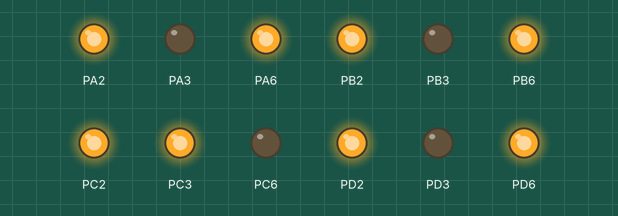
A program run on a simulated ATmega32, built with avr-gcc and emulated at 1 MHz. On the bench: output pins drawn as LEDs (lit = HIGH). At 5.9 s the program stops and its outputs stay as they are.

Above: at 0.1 s.
At 0.7 s:
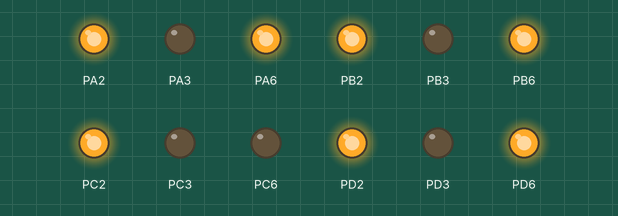
At 1.4 s:
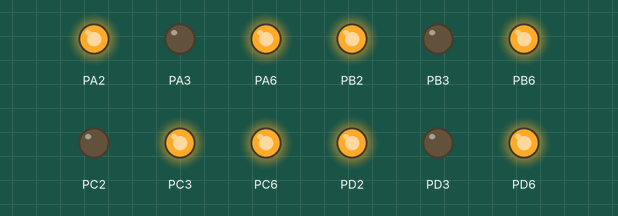
At 2.7 s:
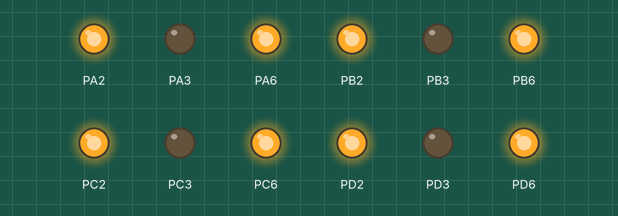
At 5.3 s:
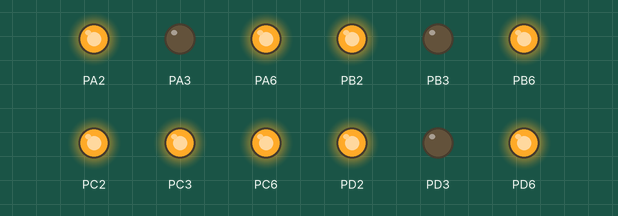
Timing chart, 0 to 6.8 s (numbered marks = the images above):
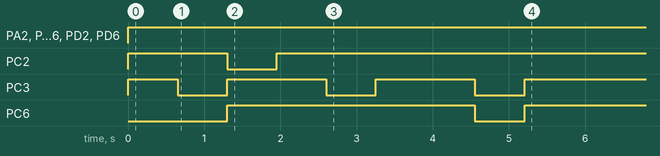

The program:

main.c
```c
/*
 * main.c
 *
 *  Created on: Oct 3, 2023
 *      Author: Alaraby
 */

#include <util/delay.h>
#include "stdTypes.h"
#include "Error_State.h"
#include "DIO_int.h"
int main(void)
{
	u8 Segment[]={0x3F,0x06,0x5B,
				  0x4F,0x66,0x6D,0x7D,
				  0x07,0x7F,0x6F
					 },segment_counter=0;
	DIO_enuInit();
	DIO_enuInit();
	while(1)
	{
		if(segment_counter<=8){
		DIO_enuSet_PortValue(DIO_u8PORTC,Segment[segment_counter]);
		_delay_ms(500);
		segment_counter++;
		}
	}

	return 0;
}
```

Error_State.h
```c
/*
 * Error_State.h
 *
 *  Created on: Oct 3, 2023
 *      Author: Alaraby
 */
#ifndef ERROR_STATE_H_
#define ERROR_STATE_H_

typedef enum
{
	ES_OK,
	ES_NOK,
	ES_NULL_POINTER,
	ES_OUT_OF_RANGE
}ES_t;

#endif
```

DIO_config.h
```c
/*
 * DIO_config.h
 *
 *  Created on: Oct 3, 2023
 *      Author: Alaraby
 */
#ifndef  DIO_CONFIG_H_
#define  DIO_CONFIG_H_

#define PORTA_PIN0_DIR INPUT
#define PORTA_PIN1_DIR INPUT
#define PORTA_PIN2_DIR OUTPUT
#define PORTA_PIN3_DIR OUTPUT
#define PORTA_PIN4_DIR INPUT
#define PORTA_PIN5_DIR INPUT
#define PORTA_PIN6_DIR OUTPUT
#define PORTA_PIN7_DIR INPUT

#define PORTB_PIN0_DIR INPUT
#define PORTB_PIN1_DIR INPUT
#define PORTB_PIN2_DIR OUTPUT
#define PORTB_PIN3_DIR OUTPUT
#define PORTB_PIN4_DIR INPUT
#define PORTB_PIN5_DIR INPUT
#define PORTB_PIN6_DIR OUTPUT
#define PORTB_PIN7_DIR INPUT

#define PORTC_PIN0_DIR INPUT
#define PORTC_PIN1_DIR INPUT
#define PORTC_PIN2_DIR OUTPUT
#define PORTC_PIN3_DIR OUTPUT
#define PORTC_PIN4_DIR INPUT
#define PORTC_PIN5_DIR INPUT
#define PORTC_PIN6_DIR OUTPUT
#define PORTC_PIN7_DIR INPUT

#define PORTD_PIN0_DIR INPUT
#define PORTD_PIN1_DIR INPUT
#define PORTD_PIN2_DIR OUTPUT
#define PORTD_PIN3_DIR OUTPUT
#define PORTD_PIN4_DIR INPUT
#define PORTD_PIN5_DIR INPUT
#define PORTD_PIN6_DIR OUTPUT
#define PORTD_PIN7_DIR INPUT

#define PORTA_PIN0_VAL LOW
#define PORTA_PIN1_VAL LOW
#define PORTA_PIN2_VAL HIGH
#define PORTA_PIN3_VAL FLOAT
#define PORTA_PIN4_VAL HIGH
#define PORTA_PIN5_VAL PULLUP
#define PORTA_PIN6_VAL PULLUP
#define PORTA_PIN7_VAL FLOAT

#define PORTB_PIN0_VAL LOW
#define PORTB_PIN1_VAL LOW
#define PORTB_PIN2_VAL HIGH
#define PORTB_PIN3_VAL FLOAT
#define PORTB_PIN4_VAL HIGH
#define PORTB_PIN5_VAL PULLUP
#define PORTB_PIN6_VAL PULLUP
#define PORTB_PIN7_VAL FLOAT

#define PORTC_PIN0_VAL LOW
#define PORTC_PIN1_VAL LOW
#define PORTC_PIN2_VAL HIGH
#define PORTC_PIN3_VAL FLOAT
#define PORTC_PIN4_VAL HIGH
#define PORTC_PIN5_VAL PULLUP
#define PORTC_PIN6_VAL PULLUP
#define PORTC_PIN7_VAL FLOAT

#define PORTD_PIN0_VAL LOW
#define PORTD_PIN1_VAL LOW
#define PORTD_PIN2_VAL HIGH
#define PORTD_PIN3_VAL FLOAT
#define PORTD_PIN4_VAL HIGH
#define PORTD_PIN5_VAL PULLUP
#define PORTD_PIN6_VAL PULLUP
#define PORTD_PIN7_VAL FLOAT

#endif
```

DIO_int.h
```c
/*
 * DIO_int.h
 *
 *  Created on: Oct 3, 2023
 *      Author: Alaraby
 */
#ifndef  DIO_INT_H_
#define  DIO_INT_H_

ES_t DIO_enuInit(void);

ES_t DIO_enuSet_PortValue(u8 copy_u8PortId,u8 copy_u8PortValue);
ES_t DIO_enuSet_PortDirection(u8 copy_u8PortId,u8 copy_u8PortValue);
ES_t DIO_enuget_PortValue(u8 copy_u8PortId,u8 *copy_pu8PortValue);
ES_t DIO_enuToggle_PortValue(u8 copy_u8PortId);


ES_t DIO_enuSet_PinValue(u8 copy_u8PortId,u8 copy_u8PinId,u8 copy_u8PinValue);
ES_t DIO_enuSet_PinDirection(u8 copy_u8PortId,u8 copy_u8PinId,u8 copy_u8PinValue);
ES_t DIO_enuget_PinValue(u8 copy_u8PortId,u8 copy_u8PinId,u8 *copy_pu8PinValue);
ES_t DIO_enuToggle_PinValue(u8 copy_u8PortId,u8 copy_u8PinId);
#define DIO_u8PORTA  0
#define DIO_u8PORTB  1
#define DIO_u8PORTC  2
#define DIO_u8PORTD  3

#define DIO_u8PIN0   0
#define DIO_u8PIN1   1
#define DIO_u8PIN2   2
#define DIO_u8PIN3   3
#define DIO_u8PIN4   4
#define DIO_u8PIN5   5
#define DIO_u8PIN6   6
#define DIO_u8PIN7   7

#define DIO_u8OUTPUT 1
#define DIO_u8INPUT  0

#define DIO_u8HIGH   1
#define DIO_u8LOW    0

#define DIO_u8FLOAT  0
#define DIO_u8PULLUP 1


#endif
```

DIO_private.h
```c
/*
 * DIO_private.h
 *
 *  Created on: Oct 3, 2023
 *      Author: Alaraby
 */
#ifndef  DIO_PRIVATE_H_
#define  DIO_PRIVATE_H_

#define DDRA   *((volatile u8*)0x3A)
#define PORTA  *((volatile u8*)0x3B)
#define PINA   *((volatile u8*)0x39)

#define DDRB   *((volatile u8*)0x37)
#define PORTB  *((volatile u8*)0x38)
#define PINB   *((volatile u8*)0x36)

#define DDRC   *((volatile u8*)0x34)
#define PORTC  *((volatile u8*)0x35)
#define PINC   *((volatile u8*)0x33)

#define DDRD   *((volatile u8*)0x31)
#define PORTD  *((volatile u8*)0x32)
#define PIND   *((volatile u8*)0x30)

#define INPUT  0
#define OUTPUT 1

#define HIGH   1
#define LOW    0
#define FLOAT  0
#define PULLUP 1

#define DIO_BIT_MUSK 1

#define DIO_PORTA 0
#define DIO_PORTB 1
#define DIO_PORTC 2
#define DIO_PORTD 3

#define DIO_PIN0	0
#define DIO_PIN1	1
#define DIO_PIN2	2
#define DIO_PIN3	3
#define DIO_PIN4	4
#define DIO_PIN5	5
#define DIO_PIN6	6
#define DIO_PIN7	7


#define ConcHelp(b7,b6,b5,b4,b3,b2,b1,b0)  0b##b7##b6##b5##b4##b3##b2##b1##b0
#define Conc(b7,b6,b5,b4,b3,b2,b1,b0)      ConcHelp(b7,b6,b5,b4,b3,b2,b1,b0)


#endif
```

DIO_prorg.c
```c
/*
 * DIO_prorg.c
*/

#include "stdTypes.h"
#include "Error_State.h"
#include "DIO_int.h"
#include "DIO_private.h"
#include "DIO_config.h"


ES_t DIO_enuInit(void)
{
	ES_t Local_enuErrorState = ES_NOK;

	DDRA=Conc(PORTA_PIN7_DIR,PORTA_PIN6_DIR,PORTA_PIN5_DIR,PORTA_PIN4_DIR,PORTA_PIN3_DIR,PORTA_PIN2_DIR,PORTA_PIN1_DIR,PORTA_PIN0_DIR);

	DDRB=Conc(PORTB_PIN7_DIR,PORTB_PIN6_DIR,PORTB_PIN5_DIR,PORTB_PIN4_DIR,PORTB_PIN3_DIR,PORTB_PIN2_DIR,PORTB_PIN1_DIR,PORTB_PIN0_DIR);

	DDRC=Conc(PORTC_PIN7_DIR,PORTC_PIN6_DIR,PORTC_PIN5_DIR,PORTC_PIN4_DIR,PORTC_PIN3_DIR,PORTC_PIN2_DIR,PORTC_PIN1_DIR,PORTC_PIN0_DIR);

	DDRD=Conc(PORTD_PIN7_DIR,PORTD_PIN6_DIR,PORTD_PIN5_DIR,PORTD_PIN4_DIR,PORTD_PIN3_DIR,PORTD_PIN2_DIR,PORTD_PIN1_DIR,PORTD_PIN0_DIR);

	PORTA=Conc(PORTA_PIN7_VAL,PORTA_PIN6_VAL,PORTA_PIN5_VAL,PORTA_PIN4_VAL,PORTA_PIN3_VAL,PORTA_PIN2_VAL,PORTA_PIN1_VAL,PORTA_PIN0_VAL);

	PORTB=Conc(PORTB_PIN7_VAL,PORTB_PIN6_VAL,PORTB_PIN5_VAL,PORTB_PIN4_VAL,PORTB_PIN3_VAL,PORTB_PIN2_VAL,PORTB_PIN1_VAL,PORTB_PIN0_VAL);

	PORTC=Conc(PORTC_PIN7_VAL,PORTC_PIN6_VAL,PORTC_PIN5_VAL,PORTC_PIN4_VAL,PORTC_PIN3_VAL,PORTC_PIN2_VAL,PORTC_PIN1_VAL,PORTC_PIN0_VAL);

	PORTD=Conc(PORTD_PIN7_VAL,PORTD_PIN6_VAL,PORTD_PIN5_VAL,PORTD_PIN4_VAL,PORTD_PIN3_VAL,PORTD_PIN2_VAL,PORTD_PIN1_VAL,PORTD_PIN0_VAL);

	Local_enuErrorState=ES_OK;
	return Local_enuErrorState;
}

ES_t DIO_enuSet_PortValue(u8 copy_u8PortId,u8 copy_u8PortValue)//copy_u8PortValue-->HIGH-->LOW
{
	ES_t Local_enuErrorState = ES_NOK;

	if(copy_u8PortId<=DIO_PORTD)
	{
		switch(copy_u8PortId)
		{
		case(DIO_PORTA):
			PORTA=copy_u8PortValue;
			break;
		case(DIO_PORTB):
			PORTB=copy_u8PortValue;
			break;
		case(DIO_PORTC):
			PORTC=copy_u8PortValue;
			break;
		case(DIO_PORTD):
			PORTD=copy_u8PortValue;
		    break;
		}
		Local_enuErrorState=ES_OK;

	}
	else
	{
		Local_enuErrorState=ES_OUT_OF_RANGE;
	}


	return Local_enuErrorState;
}


ES_t DIO_enuSet_PortDirection(u8 copy_u8PortId,u8 copy_u8PortValue)//copy_u8PortValue-->INPUT-->OUTPUT
{
	ES_t Local_enuErrorState = ES_NOK;

	if(copy_u8PortId<=DIO_PORTD)
	{
		switch(copy_u8PortId)
		{
		case(DIO_PORTA):
			DDRA=copy_u8PortValue;
			break;
		case(DIO_PORTB):
			DDRB=copy_u8PortValue;
			break;
		case(DIO_PORTC):
			DDRC=copy_u8PortValue;
			break;
		case(DIO_PORTD):
			DDRD=copy_u8PortValue;
		    break;
		}
		Local_enuErrorState=ES_OK;
	}
	else
	{
		Local_enuErrorState=ES_OUT_OF_RANGE;
	}
	return Local_enuErrorState;
}


ES_t DIO_enuget_PortValue(u8 copy_u8PortId,u8 *copy_pu8PortValue)
{
	ES_t Local_enuErrorState = ES_NOK;
	if(copy_pu8PortValue!=NULL )
	{
		if(copy_u8PortId<=DIO_PORTD)
			{
				switch(copy_u8PortId)
				{
				case(DIO_PORTA):
					*copy_pu8PortValue=PINA;
					break;
				case(DIO_PORTB):
					*copy_pu8PortValue=PINB;
					break;
				case(DIO_PORTC):
					*copy_pu8PortValue=PINC;
					break;
				case(DIO_PORTD):
					*copy_pu8PortValue=PIND;
				    break;
				}
				Local_enuErrorState=ES_OK;

			}
		else
		{
			Local_enuErrorState=ES_OUT_OF_RANGE;
		}
	}
	else
	{
		Local_enuErrorState=ES_NULL_POINTER;
	}
	return Local_enuErrorState;
}


ES_t DIO_enuToggle_PortValue(u8 copy_u8PortId)
{
	ES_t Local_enuErrorState = ES_NOK;
	if(copy_u8PortId<=DIO_PORTD)
		{
			switch(copy_u8PortId)
			{
			case(DIO_PORTA):
				PORTA=~PORTA;
				break;
			case(DIO_PORTB):
				PORTB=~PORTB;
				break;
			case(DIO_PORTC):
				PORTC=~PORTC;
				break;
			case(DIO_PORTD):
				PORTD=~PORTD;
			    break;
			}
			Local_enuErrorState=ES_OK;
		}
		else
		{
			Local_enuErrorState=ES_OUT_OF_RANGE;
		}

	return Local_enuErrorState;
}


ES_t DIO_enuSet_PinValue(u8 copy_u8PortId,u8 copy_u8PinId,u8 copy_u8PinValue)

{
	ES_t Local_enuErrorState = ES_NOK;

	if(copy_u8PortId <= DIO_PORTD && copy_u8PinId <= DIO_PIN7 && copy_u8PinValue <= OUTPUT)
	{
		switch(copy_u8PortId)
		{
			case(DIO_PORTA):
			PORTA&=~(DIO_BIT_MUSK<<copy_u8PinId);
			PORTA|=(copy_u8PinValue<<copy_u8PinId);
			break;
			case(DIO_PORTB):
			PORTB&=~(DIO_BIT_MUSK<<copy_u8PinId);
			PORTB|=(copy_u8PinValue<<copy_u8PinId);
			break;
			case(DIO_PORTC):
			PORTC&=~(DIO_BIT_MUSK<<copy_u8PinId);
			PORTC|=(copy_u8PinValue<<copy_u8PinId);
			break;
			case(DIO_PORTD):
			PORTD&=~(DIO_BIT_MUSK<<copy_u8PinId);
			PORTD|=(copy_u8PinValue<<copy_u8PinId);
			break;
		}
		Local_enuErrorState=ES_OK;
	}
	else
	{
		Local_enuErrorState=ES_OUT_OF_RANGE;
	}


	return Local_enuErrorState;
}

ES_t DIO_enuSet_PinDirection(u8 copy_u8PortId,u8 copy_u8PinId,u8 copy_u8PinValue)

{
	ES_t Local_enuErrorState = ES_NOK;
	if(copy_u8PortId <= DIO_PORTD && copy_u8PinId <= DIO_PIN7 && copy_u8PinValue <= OUTPUT)
	{
		switch(copy_u8PortId)
		{
			case(DIO_PORTA):
				DDRA&=~(DIO_BIT_MUSK<<copy_u8PinId);
				DDRA|=(copy_u8PinValue<<copy_u8PinId);
			break;
			case(DIO_PORTB):
				DDRB&=~(DIO_BIT_MUSK<<copy_u8PinId);
				DDRB|=(copy_u8PinValue<<copy_u8PinId);
			break;
			case(DIO_PORTC):
				DDRC&=~(DIO_BIT_MUSK<<copy_u8PinId);
				DDRC|=(copy_u8PinValue<<copy_u8PinId);
			break;
			case(DIO_PORTD):
				DDRD&=~(DIO_BIT_MUSK<<copy_u8PinId);
				DDRD|=(copy_u8PinValue<<copy_u8PinId);
			break;
		}
		Local_enuErrorState=ES_OK;
	}
	else
	{
		Local_enuErrorState=ES_OUT_OF_RANGE;
	}


	return Local_enuErrorState;
}

ES_t DIO_enuget_PinValue(u8 copy_u8PortId,u8 copy_u8PinId,u8 *copy_pu8PinValue)

{
	ES_t Local_enuErrorState = ES_NOK;
	if(copy_pu8PinValue!=NULL){
	if(copy_u8PortId <= DIO_PORTD && copy_u8PinId <= DIO_PIN7 )
		{
		  switch(copy_u8PortId)
		{
		 case(DIO_PORTA):
			*copy_pu8PinValue=((PINA>>copy_u8PinId)&DIO_BIT_MUSK);
		    break;
		 case(DIO_PORTB):
			*copy_pu8PinValue=((PINB>>copy_u8PinId)&DIO_BIT_MUSK);
		    break;
		 case(DIO_PORTC):
			*copy_pu8PinValue=((PINC>>copy_u8PinId)&DIO_BIT_MUSK);
			break;
		 case(DIO_PORTD):
			*copy_pu8PinValue=((PIND>>copy_u8PinId)&DIO_BIT_MUSK);
			break;
		}
		Local_enuErrorState=ES_OK;
		}
	else
		{
			Local_enuErrorState=ES_OUT_OF_RANGE;
		}
	}
	else
	{
		Local_enuErrorState=ES_NULL_POINTER;
	}


	return Local_enuErrorState;
}
ES_t DIO_enuToggle_PinValue(u8 copy_u8PortId,u8 copy_u8PinId)
{

	ES_t Local_enuErrorState = ES_NOK;
	if(copy_u8PortId <= DIO_PORTD && copy_u8PinId <= DIO_PIN7 )
	{
		switch(copy_u8PortId)
		{
		case(DIO_PORTA):
		  PORTA^=(DIO_BIT_MUSK<<copy_u8PinId);
		  break;
		case(DIO_PORTB):
		 PORTB^=(DIO_BIT_MUSK<<copy_u8PinId);
		  break;
		case(DIO_PORTC):
		 PORTC^=(DIO_BIT_MUSK<<copy_u8PinId);
		  break;
		case(DIO_PORTD):
		 PORTD^=(DIO_BIT_MUSK<<copy_u8PinId);
		  break;
		}
		Local_enuErrorState=ES_OK;
	}
	else
	{
		Local_enuErrorState=ES_OUT_OF_RANGE;
	}


	return Local_enuErrorState;
}
```

stdTypes.h
```c
/*
 * stdTypes.h
 *
 *  Created on	: Mar 31, 2020
 *  Version		: 1.0.0
 *  Author		: Ahmed El-Gaafarwy
 */

#ifndef STDTYPES_H_
#define STDTYPES_H_

/*typedef <dataType> <newName>*/

typedef unsigned char         u8   ;
typedef unsigned short int    u16  ;
typedef unsigned long int     u32  ;

typedef signed char           s8   ;
typedef signed short int      s16  ;
typedef signed long int       s32  ;

typedef float                 f32  ;
typedef double                f64  ;
typedef long double           f80  ;

#define NULL		((void*)0)

#endif /* STDTYPES_H_ */
```

Measured:
- by itself, PA2, PA6, PB2, PB6, PD2, PD6: LOW → HIGH at 0.00 s
- by itself, PC2: LOW → HIGH at 0.00 s, → LOW 1.3 s later, → HIGH 0.65 s later
- by itself, PC3: repeats every 2.0 s: LOW 0.65 s, HIGH 1.3 s
- by itself, PC6: LOW → HIGH at 1.3 s, → LOW 3.3 s later, → HIGH 0.65 s later
